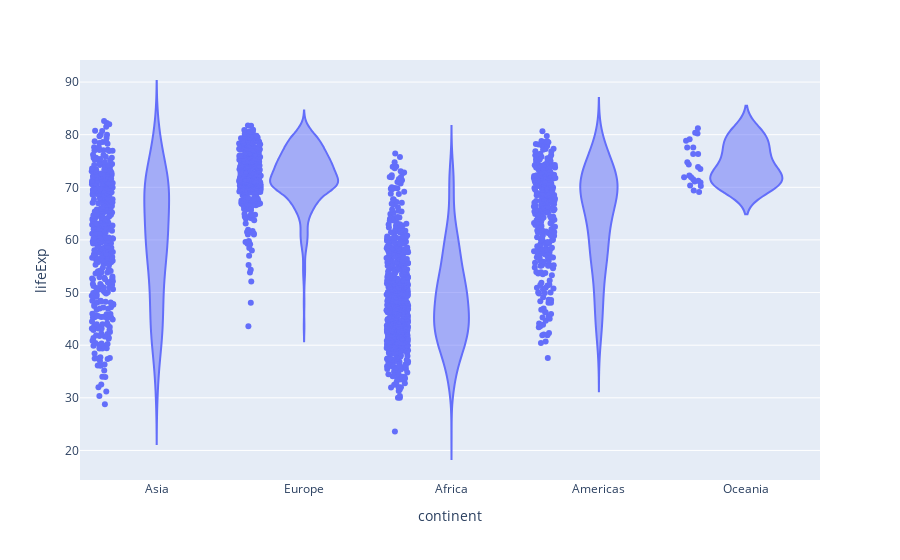

Here is the notebook cell this chart was saved with:
### Markdown cell above
### Problem 7: Violin Plot of Life Expectancy by Continent with `plotly`

Create a Violin Plot of the Life Expectancy by continent using `plotly` and save the plot to `ans7.png` in the `images` folder.

### Code cell
### GRADED
#violin plot by continent in plotly

# YOUR CODE HERE
px.violin(gapminder, y='lifeExp', x='continent', points='all')

### Figure 1 — Plotly figure (JSON) as saved in the notebook; plotly's stock layout.template omitted (floating-point values rounded to 4 significant figures; data arrays with more than 128 entries replaced by an {"elided": "..."} marker saying what was removed)
{"data": [{"alignmentgroup": "True", "box": {"visible": false}, "hovertemplate": "continent=%{x}<br>lifeExp=%{y}<extra></extra>", "legendgroup": "", "marker": {"color": "#636efa"}, "name": "", "offsetgroup": "", "orientation": "v", "points": "all", "scalegroup": "True", "showlegend": false, "type": "violin", "x": {"elided": "1704 str values"}, "x0": " ", "xaxis": "x", "y": {"elided": "1704 float values"}, "y0": " ", "yaxis": "y"}], "layout": {"autosize": true, "legend": {"tracegroupgap": 0}, "margin": {"t": 60}, "violinmode": "group", "xaxis": {"anchor": "y", "autorange": true, "domain": [0, 1], "range": [-0.5135, 4.5], "title": {"text": "continent"}, "type": "category"}, "yaxis": {"anchor": "x", "autorange": true, "domain": [0, 1], "range": [14.38, 94.19], "title": {"text": "lifeExp"}, "type": "linear"}}}
